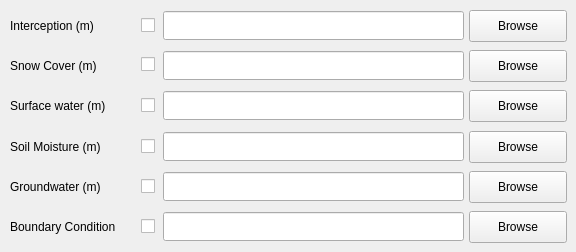
   <widget class="QWidget" name="tab_3">
    <attribute name="title">
     <string>Initial / Boundary Conditions</string>
    </attribute>
    <widget class="QLabel" name="textLabelSoilMoisture">
     <property name="geometry">
      <rect>
       <x>10</x>
       <y>131</y>
       <width>121</width>
       <height>31</height>
      </rect>
     </property>
     <property name="text">
      <string>Soil Moisture (m)</string>
     </property>
    </widget>
    <widget class="QLabel" name="textLabelBoundaryCondition">
     <property name="geometry">
      <rect>
       <x>10</x>
       <y>211</y>
       <width>131</width>
       <height>31</height>
      </rect>
     </property>
     <property name="text">
      <string>Boundary Condition</string>
     </property>
    </widget>
    <widget class="QLineEdit" name="lineEditInterceptionFile">
     <property name="geometry">
      <rect>
       <x>163</x>
       <y>11</y>
       <width>301</width>
       <height>29</height>
      </rect>
     </property>
     <property name="font">
      <font>
       <pointsize>14</pointsize>
       <weight>75</weight>
       <bold>true</bold>
      </font>
     </property>
     <property name="alignment">
      <set>Qt::AlignRight|Qt::AlignTrailing|Qt::AlignVCenter</set>
     </property>
    </widget>
    <widget class="QLineEdit" name="lineEditSurfaceStorageFile">
     <property name="geometry">
      <rect>
       <x>163</x>
       <y>91</y>
       <width>301</width>
       <height>29</height>
      </rect>
     </property>
     <property name="font">
      <font>
       <pointsize>14</pointsize>
       <weight>75</weight>
       <bold>true</bold>
      </font>
     </property>
     <property name="alignment">
      <set>Qt::AlignRight|Qt::AlignTrailing|Qt::AlignVCenter</set>
     </property>
    </widget>
    <widget class="QPushButton" name="pushButtonSnowCoverFile">
     <property name="geometry">
      <rect>
       <x>469</x>
       <y>50</y>
       <width>98</width>
       <height>32</height>
      </rect>
     </property>
     <property name="text">
      <string>Browse</string>
     </property>
     <property name="checkable">
      <bool>false</bool>
     </property>
     <property name="autoDefault">
      <bool>false</bool>
     </property>
     <property name="flat">
      <bool>false</bool>
     </property>
    </widget>
    <widget class="QLabel" name="textLabelGroundwater">
     <property name="geometry">
      <rect>
       <x>10</x>
       <y>171</y>
       <width>121</width>
       <height>31</height>
      </rect>
     </property>
     <property name="text">
      <string>Groundwater (m)</string>
     </property>
    </widget>
    <widget class="QPushButton" name="pushButtonGroundwaterFile">
     <property name="geometry">
      <rect>
       <x>469</x>
       <y>171</y>
       <width>98</width>
       <height>32</height>
      </rect>
     </property>
     <property name="text">
      <string>Browse</string>
     </property>
     <property name="checkable">
      <bool>false</bool>
     </property>
     <property name="autoDefault">
      <bool>false</bool>
     </property>
     <property name="flat">
      <bool>false</bool>
     </property>
    </widget>
    <widget class="QPushButton" name="pushButtonBoundaryConditionFile">
     <property name="geometry">
      <rect>
       <x>469</x>
       <y>211</y>
       <width>98</width>
       <height>32</height>
      </rect>
     </property>
     <property name="text">
      <string>Browse</string>
     </property>
     <property name="checkable">
      <bool>false</bool>
     </property>
     <property name="autoDefault">
      <bool>false</bool>
     </property>
     <property name="flat">
      <bool>false</bool>
     </property>
    </widget>
    <widget class="QLineEdit" name="lineEditBoundaryConditionFile">
     <property name="geometry">
      <rect>
       <x>163</x>
       <y>212</y>
       <width>301</width>
       <height>29</height>
      </rect>
     </property>
     <property name="font">
      <font>
       <pointsize>14</pointsize>
       <weight>75</weight>
       <bold>true</bold>
      </font>
     </property>
     <property name="alignment">
      <set>Qt::AlignRight|Qt::AlignTrailing|Qt::AlignVCenter</set>
     </property>
    </widget>
    <widget class="QLineEdit" name="lineEditSnowCoverFile">
     <property name="geometry">
      <rect>
       <x>163</x>
       <y>51</y>
       <width>301</width>
       <height>29</height>
      </rect>
     </property>
     <property name="font">
      <font>
       <pointsize>14</pointsize>
       <weight>75</weight>
       <bold>true</bold>
      </font>
     </property>
     <property name="alignment">
      <set>Qt::AlignRight|Qt::AlignTrailing|Qt::AlignVCenter</set>
     </property>
    </widget>
    <widget class="QPushButton" name="pushButtonSurfaceStorageFile">
     <property name="geometry">
      <rect>
       <x>469</x>
       <y>90</y>
       <width>98</width>
       <height>32</height>
      </rect>
     </property>
     <property name="text">
      <string>Browse</string>
     </property>
     <property name="checkable">
      <bool>false</bool>
     </property>
     <property name="autoDefault">
      <bool>false</bool>
     </property>
     <property name="flat">
      <bool>false</bool>
     </property>
    </widget>
    <widget class="QPushButton" name="pushButtonInterceptionFile">
     <property name="geometry">
      <rect>
       <x>469</x>
       <y>10</y>
       <width>98</width>
       <height>32</height>
      </rect>
     </property>
     <property name="text">
      <string>Browse</string>
     </property>
     <property name="checkable">
      <bool>false</bool>
     </property>
     <property name="autoDefault">
      <bool>false</bool>
     </property>
     <property name="flat">
      <bool>false</bool>
     </property>
    </widget>
    <widget class="QPushButton" name="pushButtonSoilMoistureFile">
     <property name="geometry">
      <rect>
       <x>469</x>
       <y>131</y>
       <width>98</width>
       <height>32</height>
      </rect>
     </property>
     <property name="text">
      <string>Browse</string>
     </property>
     <property name="checkable">
      <bool>false</bool>
     </property>
     <property name="autoDefault">
      <bool>false</bool>
     </property>
     <property name="flat">
      <bool>false</bool>
     </property>
    </widget>
    <widget class="QLabel" name="textLabelSnowCover">
     <property name="geometry">
      <rect>
       <x>10</x>
       <y>50</y>
       <width>121</width>
       <height>31</height>
      </rect>
     </property>
     <property name="text">
      <string>Snow Cover (m)</string>
     </property>
    </widget>
    <widget class="QLineEdit" name="lineEditGroundwaterFile">
     <property name="geometry">
      <rect>
       <x>163</x>
       <y>172</y>
       <width>301</width>
       <height>29</height>
      </rect>
     </property>
     <property name="font">
      <font>
       <pointsize>14</pointsize>
       <weight>75</weight>
       <bold>true</bold>
      </font>
     </property>
     <property name="alignment">
      <set>Qt::AlignRight|Qt::AlignTrailing|Qt::AlignVCenter</set>
     </property>
    </widget>
    <widget class="QLineEdit" name="lineEditSoilMoistureFile">
     <property name="geometry">
      <rect>
       <x>163</x>
       <y>132</y>
       <width>301</width>
       <height>29</height>
      </rect>
     </property>
     <property name="font">
      <font>
       <pointsize>14</pointsize>
       <weight>75</weight>
       <bold>true</bold>
      </font>
     </property>
     <property name="alignment">
      <set>Qt::AlignRight|Qt::AlignTrailing|Qt::AlignVCenter</set>
     </property>
    </widget>
    <widget class="QLabel" name="textLabelInterception">
     <property name="geometry">
      <rect>
       <x>10</x>
       <y>10</y>
       <width>121</width>
       <height>31</height>
      </rect>
     </property>
     <property name="text">
      <string>Interception (m)</string>
     </property>
    </widget>
    <widget class="QLabel" name="textLabelSurfaceStorage">
     <property name="geometry">
      <rect>
       <x>10</x>
       <y>90</y>
       <width>131</width>
       <height>31</height>
      </rect>
     </property>
     <property name="text">
      <string>Surface water (m)</string>
     </property>
    </widget>
    <widget class="QCheckBox" name="checkBoxSurfaceStorage">
     <property name="geometry">
      <rect>
       <x>141</x>
       <y>94</y>
       <width>16</width>
       <height>23</height>
      </rect>
     </property>
     <property name="text">
      <string/>
     </property>
    </widget>
    <widget class="QCheckBox" name="checkBoxInterception">
     <property name="geometry">
      <rect>
       <x>141</x>
       <y>14</y>
       <width>16</width>
       <height>23</height>
      </rect>
     </property>
     <property name="text">
      <string/>
     </property>
    </widget>
    <widget class="QCheckBox" name="checkBoxSnowCover">
     <property name="geometry">
      <rect>
       <x>141</x>
       <y>53</y>
       <width>16</width>
       <height>23</height>
      </rect>
     </property>
     <property name="text">
      <string/>
     </property>
    </widget>
    <widget class="QCheckBox" name="checkBoxSoilMoisture">
     <property name="geometry">
      <rect>
       <x>141</x>
       <y>135</y>
       <width>16</width>
       <height>23</height>
      </rect>
     </property>
     <property name="text">
      <string/>
     </property>
    </widget>
    <widget class="QCheckBox" name="checkBoxGroundwater">
     <property name="geometry">
      <rect>
       <x>141</x>
       <y>175</y>
       <width>16</width>
       <height>23</height>
      </rect>
     </property>
     <property name="text">
      <string/>
     </property>
    </widget>
    <widget class="QCheckBox" name="checkBoxBoundaryCondition">
     <property name="geometry">
      <rect>
       <x>141</x>
       <y>215</y>
       <width>16</width>
       <height>23</height>
      </rect>
     </property>
     <property name="text">
      <string/>
     </property>
    </widget>
   </widget>
